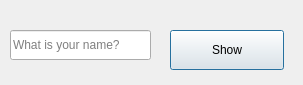
<?xml version="1.0" encoding="UTF-8"?>
<ui version="4.0">
 <class>mainDialog</class>
 <widget class="QDialog" name="mainDialog">
  <property name="geometry">
   <rect>
    <x>0</x>
    <y>0</y>
    <width>303</width>
    <height>85</height>
   </rect>
  </property>
  <property name="windowTitle">
   <string>Main Dialog</string>
  </property>
  <widget class="QLineEdit" name="nameEdit">
   <property name="geometry">
    <rect>
     <x>10</x>
     <y>30</y>
     <width>141</width>
     <height>30</height>
    </rect>
   </property>
   <property name="placeholderText">
    <string>What is your name?</string>
   </property>
  </widget>
  <widget class="QPushButton" name="showButton">
   <property name="geometry">
    <rect>
     <x>170</x>
     <y>30</y>
     <width>114</width>
     <height>40</height>
    </rect>
   </property>
   <property name="text">
    <string>Show</string>
   </property>
  </widget>
 </widget>
 <tabstops>
  <tabstop>showButton</tabstop>
  <tabstop>nameEdit</tabstop>
 </tabstops>
 <resources/>
 <connections/>
</ui>
